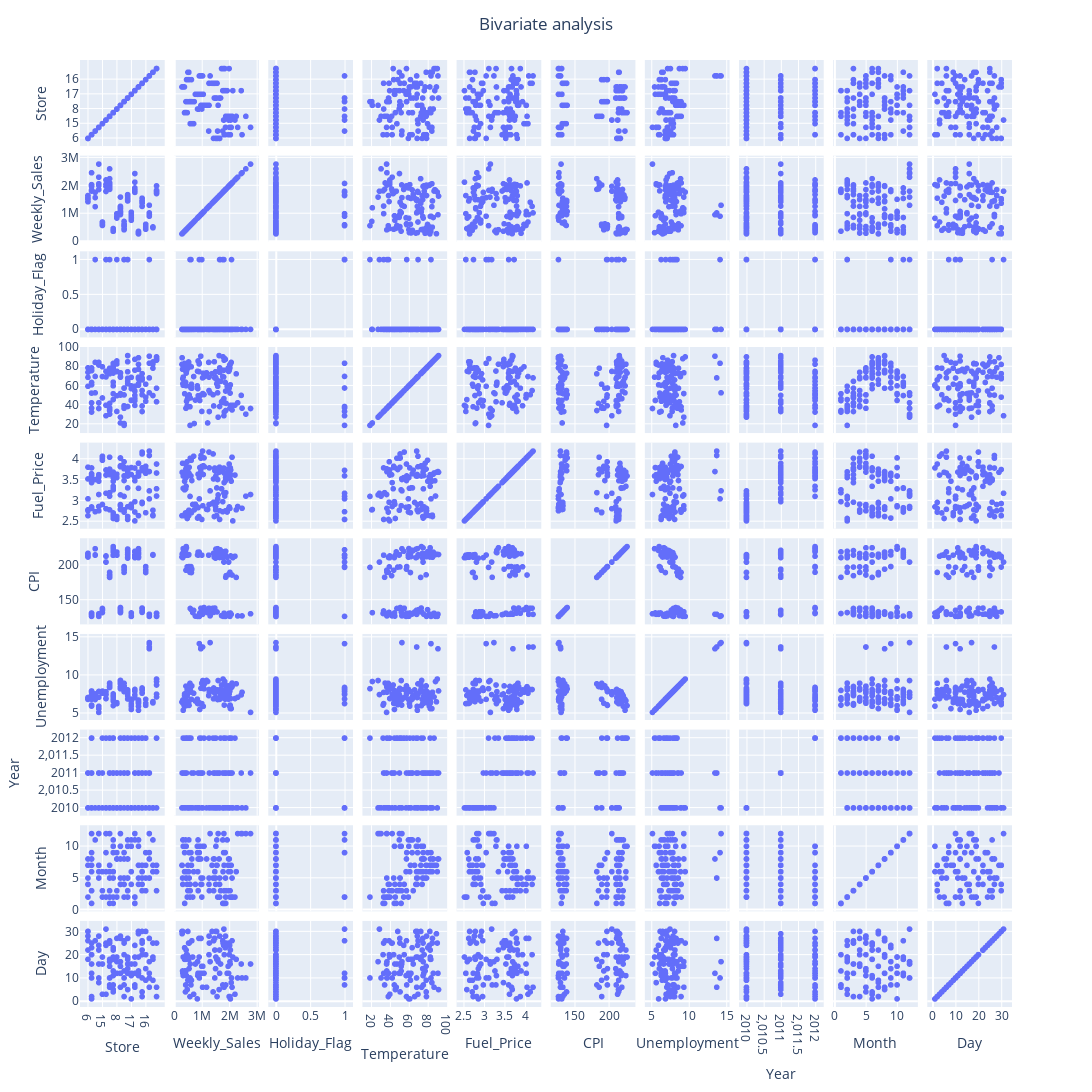

This figure's notebook cell:
### Markdown cell above
Gaphique bivarié de chaque paire de variables afin d'analyser la relation de chaque variable avec la cible `Weekly_Sales`

### Code cell
fig = px.scatter_matrix(df)

fig.update_layout(
        title = go.layout.Title(text = "Bivariate analysis", x = 0.5), showlegend = False, 
            autosize=False, height=1400, width = 1400)

fig.show()

### Figure 1 — Plotly figure (JSON) as saved in the notebook; plotly's stock layout.template omitted (floating-point values rounded to 4 significant figures; data arrays with more than 128 entries replaced by an {"elided": "..."} marker saying what was removed)
{"data": [{"dimensions": [{"axis": {"matches": true}, "label": "Store", "values": {"elided": "136 str values"}}, {"axis": {"matches": true}, "label": "Weekly_Sales", "values": {"elided": "136 float values"}}, {"axis": {"matches": true}, "label": "Holiday_Flag", "values": {"elided": "136 int values"}}, {"axis": {"matches": true}, "label": "Temperature", "values": {"elided": "136 float values"}}, {"axis": {"matches": true}, "label": "Fuel_Price", "values": {"elided": "136 float values"}}, {"axis": {"matches": true}, "label": "CPI", "values": {"elided": "136 float values"}}, {"axis": {"matches": true}, "label": "Unemployment", "values": {"elided": "136 float values"}}, {"axis": {"matches": true}, "label": "Year", "values": {"elided": "136 int values"}}, {"axis": {"matches": true}, "label": "Month", "values": {"elided": "136 int values"}}, {"axis": {"matches": true}, "label": "Day", "values": {"elided": "136 int values"}}], "hovertemplate": "%{xaxis.title.text}=%{x}<br>%{yaxis.title.text}=%{y}<extra></extra>", "legendgroup": "", "marker": {"color": "#636efa", "symbol": "circle"}, "name": "", "showlegend": false, "type": "splom"}], "layout": {"autosize": false, "dragmode": "select", "height": 1400, "legend": {"tracegroupgap": 0}, "margin": {"t": 60}, "showlegend": false, "title": {"text": "Bivariate analysis", "x": 0.5}, "width": 1400}}
